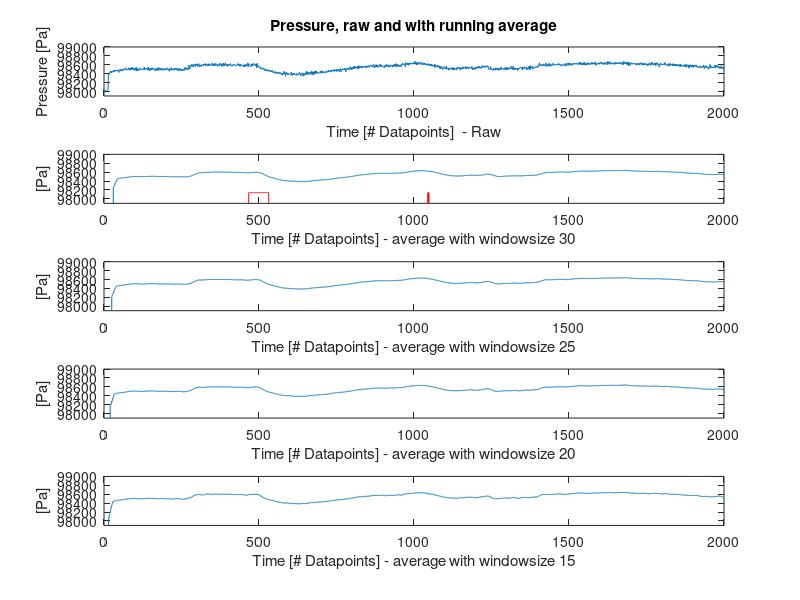
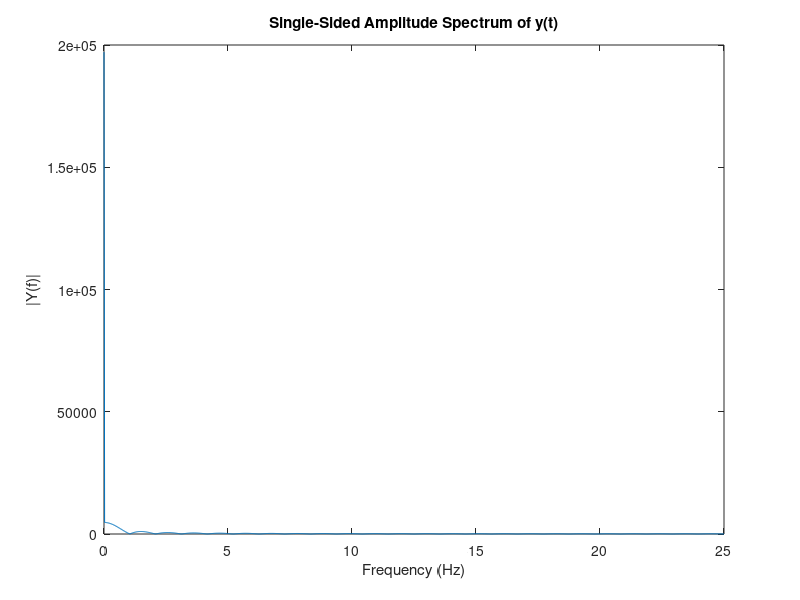

MATLAB code for these plots, in order:
clear all
clc
load wave-at-600-1000.mat
windowSize1 = 30;
windowSize2 = 25;
windowSize3 = 20;
windowSize4 = 15;
%%wave recognition
wavewindow = 70;
waveheight = 100;

%%fft transform parameters
Fs = 50;
L = length(YData);% Length of Signal
%%

%open wave-at-600-1000.fig %open your fig file, data is the name I gave to my file
%D=get(gca,'Children'); %get the handle of the line object
%XData=get(D,'XData'); %get the x data
%YData=get(D,'YData'); %get the y data
%Data=[XData' YData']; %join the x and y data on one array nx2
%Data=[XData;YData]; %join the x and y data on one array 2xn
figure(1);
subplot(5,1,1);
plot(YData);
axis([0 numel(YData) 97900 99000]);
title('Pressure, raw and with running average');
xlabel('Time [# Datapoints]  - Raw');ylabel('Pressure [Pa]');

subplot(5,1,2);
t1 = filter(ones(1,windowSize1)/windowSize1,1,YData);
plot(t1);
axis([0 numel(YData) 97900 99000]);
xlabel('Time [# Datapoints] - average with windowsize 30');ylabel('[Pa]');

subplot(5,1,3);
t2 = filter(ones(1,windowSize2)/windowSize2,1,YData);
plot(t2);
axis([0 numel(YData) 97900 99000]);
xlabel('Time [# Datapoints] - average with windowsize 25');ylabel('[Pa]');


subplot(5,1,4);
t3 = filter(ones(1,windowSize3)/windowSize3,1,YData);
plot(t3);
axis([0 numel(YData) 97900 99000]);
xlabel('Time [# Datapoints] - average with windowsize 20');ylabel('[Pa]');


subplot(5,1,5);
t4 = filter(ones(1,windowSize4)/windowSize4,1,YData);
plot(t4);
axis([0 numel(YData) 97900 99000]);
xlabel('Time [# Datapoints] - average with windowsize 15');ylabel('[Pa]');


%% plot the FFT
figure(2);

NFFT = 2^nextpow2(L); % Next power of 2 from length of y
Y = fft(YData,NFFT)/L;
f = Fs/2*linspace(0,1,NFFT/2+1);

% Plot single-sided amplitude spectrum.
plot(f,2*abs(Y(1:NFFT/2+1))) 
title('Single-Sided Amplitude Spectrum of y(t)')
xlabel('Frequency (Hz)')
ylabel('|Y(f)|')

%% find the wave

filtered = filter(ones(1,windowSize1)/windowSize1,1,YData);
wave = zeros(2000);
for x = 1:(2000-wavewindow)
    if (filtered(x)-filtered(x+wavewindow) >=waveheight)
        fprintf('Wave at YData = %d\n',x);
        wave(x)=max(t1)-500;
    else
        wave(x) = max(t1)-1000;
    end
end
hold on
figure(1);
subplot(5,1,2);
hold on
p = plot(wave);
set(p,'Color','red');
hold off

